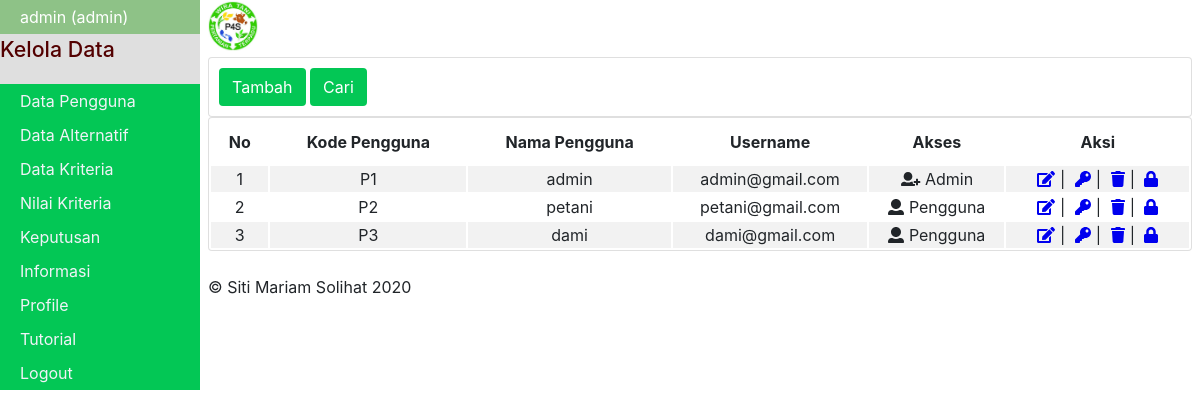
/pages/index.php?page=master-pengguna (signed in), run on the app's committed database.
### tables this page shows
CREATE TABLE `tb_pengguna` (
  `kd_pengguna` varchar(6) NOT NULL,
  `nama` varchar(30) NOT NULL,
  `email` varchar(40) NOT NULL,
  `id_akses` int(11) NOT NULL,
  `password` varchar(255) NOT NULL
);

### pages/index.php (called while the page is built, shortened)
<?php
require_once '../templates/header.php';
require_once '../init.php';
$halaman->pages();
?>
    <?php
    require_once '../templates/footer.php'
    ?>

### class/Config.php (called while the page is built, shortened)
<?php
class Config
{
    private $_host = "localhost";
    private $_username = "root";
    private $_password = "";
    private $_db = "spk_tomat";
    protected $conn;
    public function __construct()
    {
        if (!isset($this->conn)) {
            $this->conn = new mysqli($this->_host, $this->_username, $this->_password, $this->_db);
            return $this->conn;
        }
    }
}

### class/Pengguna.php (called while the page is built, shortened)
<?php
include_once 'Config.php';
class Pengguna extends Config
{
    private $_table = 'tb_pengguna';
    public function semua_pengguna()
    {
        $query = 'SELECT * FROM ' . $this->_table;
        $result = $this->conn->query($query);
        return $result;
    }
}

### pages/master-pengguna.php (the view, shortened to what this page needs)
<?php
$pengguna = new Pengguna;
if ($_SESSION['id_akses'] == 1) {
?>
    <div class="card">
        <div class="card-body" style="padding: 10px;">
            <a href="?page=tambah-pengguna" class="btn btn-submit">Tambah</a>
            <a href="?page=#" class="btn btn-submit">Cari</a>
        </div>
    </div>
    <div class="card">
        <table style="text-align: center;" class="table">
            <tr>
                <th>No</th>
                <th>Kode Pengguna</th>
                <th>Nama Pengguna</th>
                <th>Username</th>
                <th>Akses</th>
                <th>Aksi</th>
            </tr>
            <?php
            $no = 1;
            $data = $pengguna->semua_pengguna();
            while ($row = $data->fetch_assoc()) :
            ?>
                <tr>
                    <td><?= $no++; ?> </td>
                    <td> <?= $row['kd_pengguna']; ?> </td>
                    <td> <?= $row['nama']; ?> </td>
                    <td> <?= $row['email']; ?> </td>
                    <td> <?php if ($row['id_akses'] == '1') {
                                echo '<i class=" fas fa-user-plus"></i> Admin';
                            } else if ($row['id_akses'] == '2') {
                                echo '<i class=" fas fa-user"></i> Pengguna';
                            } else {
                                echo '<i class=" fas fa-lock"></i> Pengguna';
                            } ?> </td>
                    <td>
                        <a href="?page=edit-pengguna&kd_pengguna=<?= $row['kd_pengguna'] ?>"> <i class=" fas fa-edit"></i></a>|
                        <a href="?page=ganti-password&kd_pengguna=<?= $row['kd_pengguna'] ?>"> <i class=" fas fa-key"></i></a>|
                        <a href="?page=hapus-pengguna&kd_pengguna=<?= $row['kd_pengguna'] ?>" onclick=" javascript:return confirm('Yakin akan menghaspus data ?')"> <i class=" fas fa-trash"></i></a>|
                        <a href="?page=block-pengguna&kd_pengguna=<?= $row['kd_pengguna'] ?>" onclick=" javascript:return confirm('Yakin ingin memblokir ?')"> <i class=" fas fa-lock"></i></a>
                    </td>
                </tr>
            <?php endwhile; ?>
        </table>
    </div>
<?php
} else {
    header('location:../index.php');
}
?>

### assets/css/newstyle.css (style rules this page uses)
body { margin: 0; font-family: -apple-system, BlinkMacSystemFont, "Segoe UI", Roboto, "Helvetica Neue", Arial, sans-serif, "Apple Color Emoji", "Segoe UI Emoji", "Segoe UI Symbol"; font-size: 1rem; font-weight: 400; line-height: 1.5; color: #212529; background-color: #fff; }
.card { position: relative; display: -webkit-box; display: -ms-flexbox; display: flex; -webkit-box-orient: vertical; -webkit-box-direction: normal; -ms-flex-direction: column; flex-direction: column; min-width: 0; word-wrap: break-word; background-color: #fff; background-clip: border-box; border: 1px solid rgba(0, 0, 0, .125); border-radius: .25rem; }
.card-body { padding: 20px; }
.btn-submit { color: #fff; background-color: #03c755; border-color: #03c755; }
a { text-decoration: none; }
.btn { display: inline-block; font-weight: 400; text-align: center; white-space: nowrap; vertical-align: middle; -webkit-user-select: none; -moz-user-select: none; -ms-user-select: none; user-select: none; border: 1px solid transparent; padding: .375rem .75rem; font-size: 1rem; line-height: 1.5; border-radius: .25rem; transition: color .15s ease-in-out, background-color .15s ease-in-out, border-color .15s ease-in-out, box-shadow .15s ease-in-out; }
.table tr:nth-child(even) { background-color: #f2f2f2; }
td a { margin: 0 5px; }
tr th { padding: 10px; }

### pages/master-pengguna.php (style rules this page uses)
.table tr:nth-child(even) { background-color: #f2f2f2; }
td a { margin: 0 5px; }
tr th { padding: 10px; }

### data on the page
tb_pengguna: kd_pengguna "P1", nama "admin", email "admin@gmail.com", shows "Admin"
tb_pengguna: kd_pengguna "P2", nama "petani", email "petani@gmail.com", shows "Pengguna"
tb_pengguna: kd_pengguna "P3", nama "dami", email "dami@gmail.com", shows "Pengguna"

### other printed values
$_SESSION["nama"] "admin"
